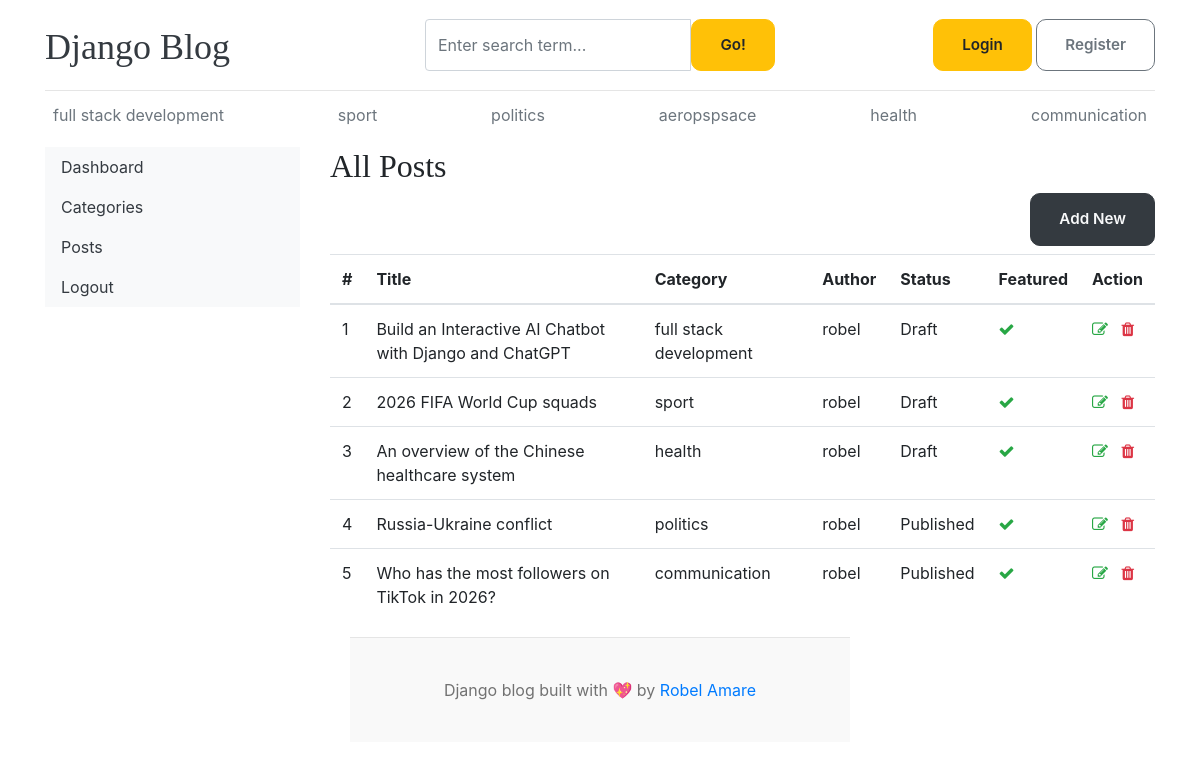
/dashboard/posts, run on an earlier commit of the app's database.
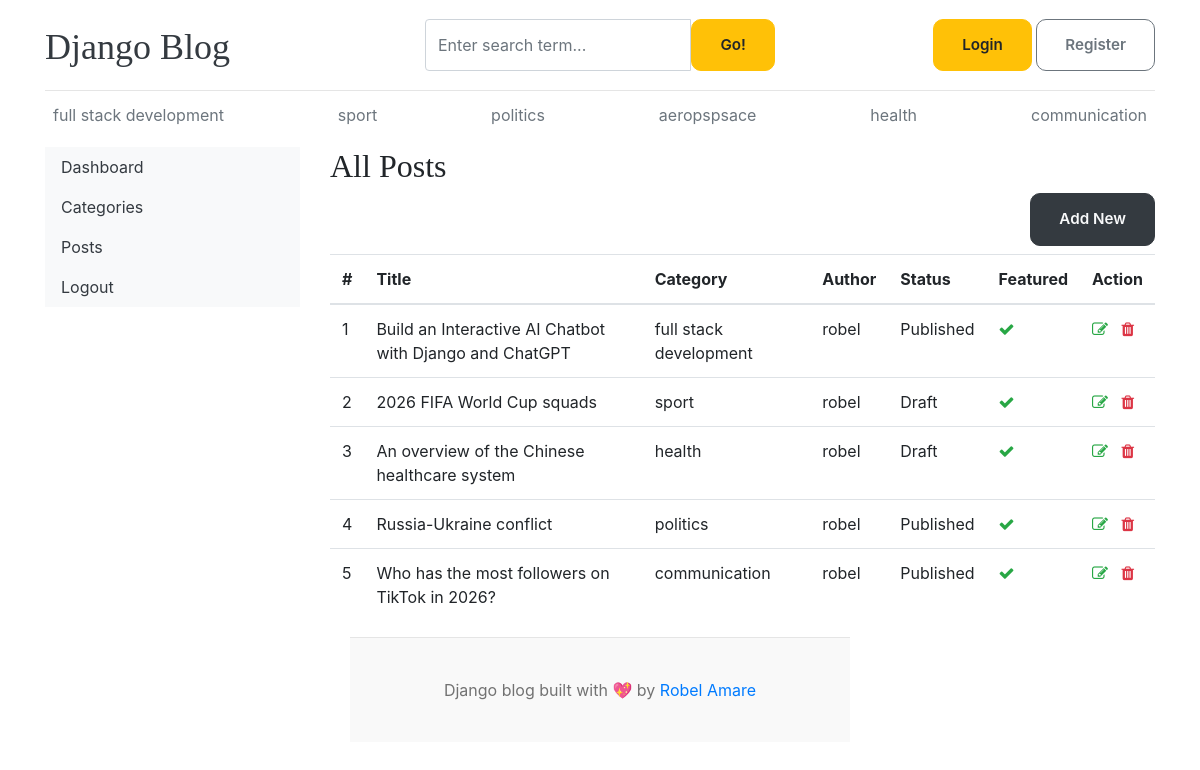
And on a later commit of the database.
### blogs/models.py (models this page shows, shortened)
class Blog(models.Model):
    title=models.CharField(max_length=100)
    slug=models.SlugField(max_length=100,unique=True)
    category=models.ForeignKey(Category,on_delete=models.CASCADE,related_name='blogs')
    author=models.ForeignKey(User,on_delete=models.CASCADE,related_name='blogs')
    featured_image=models.ImageField(upload_to='uploads/%Y/%m/%d/')
    short_description=models.TextField(max_length=200)
    blog_body=models.TextField(max_length=5000)
    status=models.CharField(max_length=20,choices=STATUS_CHOICES,default='Draft')
    is_featured=models.BooleanField(default=False)
    created_at=models.DateTimeField(auto_now_add=True)
    updated_at=models.DateTimeField(auto_now=True)

class Category(models.Model):
    category_name=models.CharField(max_length=100,unique=True)
    created_at=models.DateTimeField(auto_now_add=True)
    updated_at=models.DateTimeField(auto_now=True)
    class Meta:
        verbose_name_plural='categories'
    def __str__(self):
        return self.category_name

### dashboard/views.py (the view)
# urls.py: path('posts',views.posts,name='posts'),
def posts(request):
    posts=Blog.objects.all()
    context={
        'posts':posts
    }
    return render(request,'dashboard/posts.html',context)

### blogs/context_processors.py (called while the page is built)
def get_category(request):
    categories=Category.objects.all()
    return dict(categories=categories)

def get_social_links(request):
    from about.models import Social_Link
    social_links=Social_Link.objects.all()
    return dict(social_links=social_links)

### templates/dashboard/posts.html (shortened to what this page needs)
{% extends 'base.html' %}
{% block content %}
<div class="row">
    {% include 'dashboard/sidebar.html' %}
    <div class="col-md-9">
        <h2>All Posts</h2>
        <a href="{% url 'add_post' %}" class="btn btn-dark text-light float-right mb-2">Add New</a>
        <table class="table table-hover">
            <thead>
              <tr>
                <th>#</th>
                <th>Title</th>
                <th>Category</th>
                <th>Author</th>
                <th>Status</th>
                <th>Featured</th>
                <th>Action</th>
              </tr>
            </thead>
            <tbody>
            {% for post in posts %}
              <tr>
                <td>{{ forloop.counter }}</td>
                <td>{{ post.title }}</td>
                <td>{{ post.category }}</td>
                <td>{{ post.author }}</td>
                <td>{{ post.status }}</td>
                <td>{% if post.is_featured %}<i class="fa fa-check text-success"></i>{% else %}<i class="fa fa-times text-danger"></i>{% endif %}</td>
                <td>
                    <a href="{% url 'edit_post' post.id %}"><i class="fa fa-edit text-success"></i></a>
                    <a href="{% url 'delete_post' post.id %}"><i class="fa fa-trash text-danger"></i></a>
                </td>
              </tr>
            {% endfor %}
            </tbody>
          </table>
    </div>
</div>
{% endblock %}

What changed in the data, as far as the page shows it:
changed Blog "Build an Interactive AI Chatbot with Django and ChatGPT": status "Draft" → "Published"
